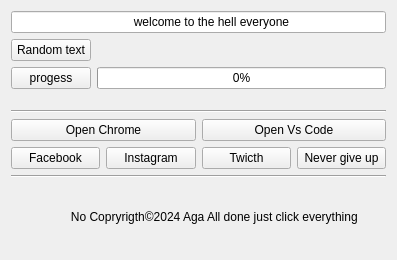
<?xml version="1.0" encoding="UTF-8"?>
<ui version="4.0">
 <class>Form</class>
 <widget class="QWidget" name="Form">
  <property name="geometry">
   <rect>
    <x>0</x>
    <y>0</y>
    <width>397</width>
    <height>260</height>
   </rect>
  </property>
  <property name="windowTitle">
   <string>Form</string>
  </property>
  <layout class="QGridLayout" name="gridLayout_2">
   <item row="0" column="0">
    <layout class="QGridLayout" name="gridLayout">
     <item row="1" column="0">
      <layout class="QFormLayout" name="formLayout">
       <item row="0" column="0">
        <widget class="QPushButton" name="random_text">
         <property name="text">
          <string>Random text</string>
         </property>
        </widget>
       </item>
       <item row="0" column="1">
        <widget class="QLabel" name="label">
         <property name="text">
          <string/>
         </property>
        </widget>
       </item>
       <item row="1" column="0">
        <widget class="QPushButton" name="progess">
         <property name="text">
          <string>progess</string>
         </property>
        </widget>
       </item>
       <item row="1" column="1">
        <widget class="QProgressBar" name="progressBar">
         <property name="value">
          <number>0</number>
         </property>
        </widget>
       </item>
      </layout>
     </item>
     <item row="2" column="0">
      <widget class="Line" name="line">
       <property name="orientation">
        <enum>Qt::Horizontal</enum>
       </property>
      </widget>
     </item>
     <item row="3" column="0">
      <layout class="QHBoxLayout" name="horizontalLayout">
       <item>
        <widget class="QPushButton" name="pushButton_1">
         <property name="text">
          <string>Open Chrome</string>
         </property>
        </widget>
       </item>
       <item>
        <widget class="QPushButton" name="pushButton_3">
         <property name="text">
          <string>Open Vs Code</string>
         </property>
        </widget>
       </item>
      </layout>
     </item>
     <item row="4" column="0">
      <layout class="QHBoxLayout" name="horizontalLayout_2">
       <item>
        <widget class="QPushButton" name="pushButton_4">
         <property name="text">
          <string>Facebook</string>
         </property>
        </widget>
       </item>
       <item>
        <widget class="QPushButton" name="pushButton_5">
         <property name="text">
          <string>Instagram</string>
         </property>
        </widget>
       </item>
       <item>
        <widget class="QPushButton" name="pushButton_7">
         <property name="text">
          <string>Twicth</string>
         </property>
        </widget>
       </item>
       <item>
        <widget class="QPushButton" name="pushButton_8">
         <property name="text">
          <string>Never give up</string>
         </property>
        </widget>
       </item>
      </layout>
     </item>
     <item row="5" column="0">
      <widget class="Line" name="line_2">
       <property name="orientation">
        <enum>Qt::Horizontal</enum>
       </property>
      </widget>
     </item>
     <item row="6" column="0">
      <widget class="QLabel" name="label_1">
       <property name="text">
        <string>                  No Copryrigth©2024 Aga All done just click everything</string>
       </property>
      </widget>
     </item>
     <item row="0" column="0">
      <widget class="QLineEdit" name="judul">
       <property name="text">
        <string>                                    welcome to the hell everyone</string>
       </property>
      </widget>
     </item>
    </layout>
   </item>
  </layout>
 </widget>
 <resources/>
 <connections/>
</ui>
